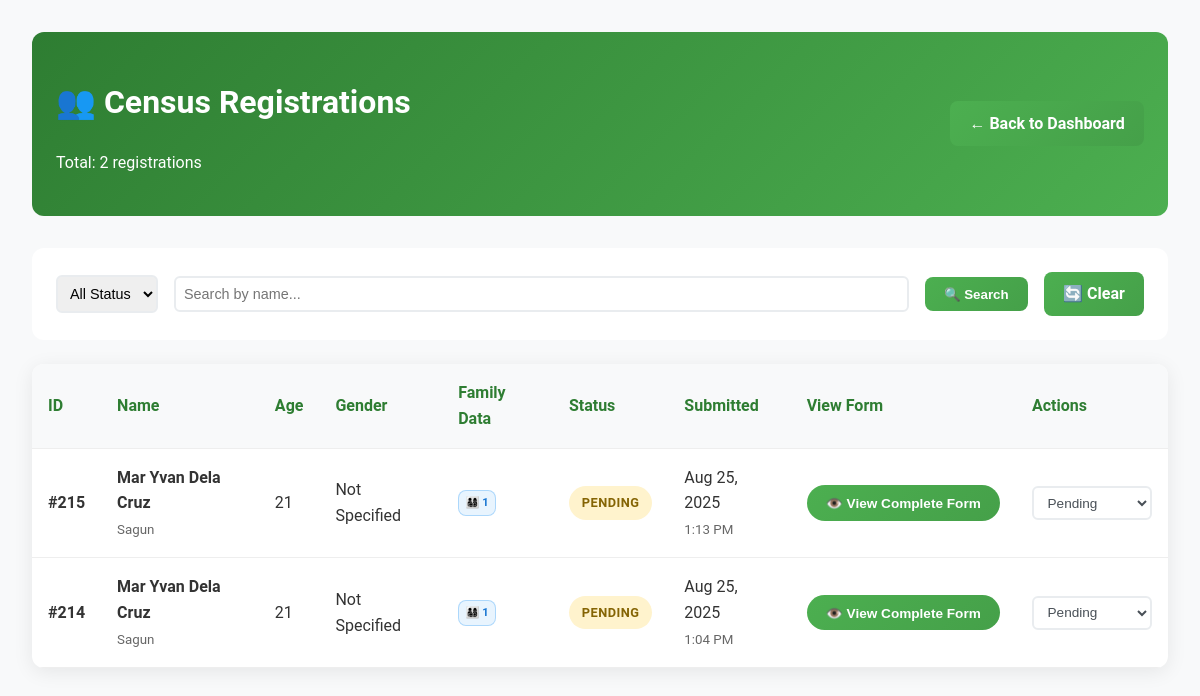
The app's page /admin/view-resident-registrations.php (signed in), older data.
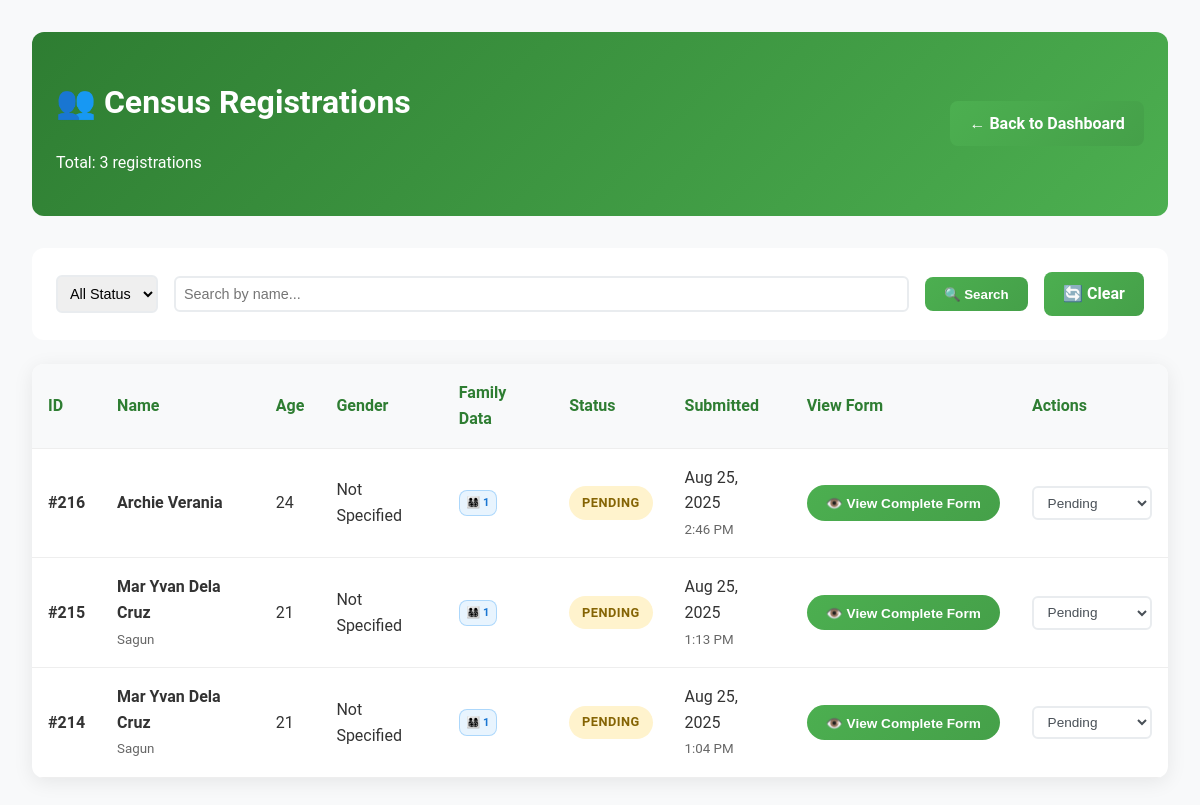
The same page, newer data.
### tables this page shows
CREATE TABLE `resident_registrations` (
  `id` int(11) NOT NULL,
  `first_name` varchar(100) NOT NULL,
  `middle_name` varchar(100) DEFAULT NULL,
  `last_name` varchar(100) NOT NULL,
  `birth_date` date NOT NULL,
  `age` int(11) NOT NULL,
  `civil_status` varchar(50) NOT NULL,
  `gender` varchar(20) NOT NULL,
  `contact_number` varchar(20) DEFAULT NULL,
  `email` varchar(255) DEFAULT NULL,
  `house_number` varchar(20) DEFAULT NULL,
  `pangkabuhayan` varchar(100) DEFAULT NULL,
  `submitted_at` timestamp NOT NULL DEFAULT current_timestamp(),
  `status` enum('pending','approved','rejected') DEFAULT 'pending',
  `land_ownership` varchar(100) DEFAULT NULL,
  `land_ownership_other` varchar(255) DEFAULT NULL,
  `house_ownership` varchar(100) DEFAULT NULL,
  `house_ownership_other` varchar(255) DEFAULT NULL,
  `farmland` varchar(100) DEFAULT NULL,
  `cooking_energy` varchar(100) DEFAULT NULL,
  `cooking_energy_other` varchar(255) DEFAULT NULL,
  `toilet_type` varchar(100) DEFAULT NULL,
  `toilet_type_other` varchar(255) DEFAULT NULL,
  `electricity_source` varchar(100) DEFAULT NULL,
  `electricity_source_other` varchar(255) DEFAULT NULL,
  `water_source` varchar(100) DEFAULT NULL,
  `water_source_other` varchar(255) DEFAULT NULL,
  `waste_disposal` varchar(100) DEFAULT NULL,
  `waste_disposal_other` varchar(255) DEFAULT NULL,
  `appliances` text DEFAULT NULL,
  `transportation` text DEFAULT NULL,
  `transportation_other` varchar(255) DEFAULT NULL,
  `business` text DEFAULT NULL,
  `business_other` varchar(255) DEFAULT NULL,
  `contraceptive` text DEFAULT NULL,
  `interviewer` varchar(255) DEFAULT NULL,
  `interviewer_title` varchar(255) DEFAULT NULL
);

### admin/view-resident-registrations.php (the view, shortened to what the changed rows need)
<?php
include '../includes/db_connect.php';
$page = max(1, (int)($_GET['page'] ?? 1));
$per_page = 10;
$offset = ($page - 1) * $per_page;
$where_conditions = [];
$params = [];
$where_clause = $where_conditions ? "WHERE " . implode(" AND ", $where_conditions) : "";
$count_sql = "SELECT COUNT(*) FROM resident_registrations $where_clause";
$count_stmt = $pdo->prepare($count_sql);
$count_stmt->execute($params);
$total_records = $count_stmt->fetchColumn();
$sql = "SELECT rr.*,
        (SELECT COUNT(*) FROM family_members fm WHERE fm.registration_id = rr.id) as family_count,
        (SELECT COUNT(*) FROM family_disabilities fd WHERE fd.registration_id = rr.id) as disability_count,
        (SELECT COUNT(*) FROM family_organizations fo WHERE fo.registration_id = rr.id) as organization_count
        FROM resident_registrations rr $where_clause ORDER BY submitted_at DESC LIMIT $per_page OFFSET $offset";
$stmt = $pdo->prepare($sql);
$stmt->execute($params);
$registrations = $stmt->fetchAll();
?>
<!DOCTYPE html>
<html lang="en">
<head>
    <link rel="stylesheet" href="../css/styles.css">
</head>
<body>
    <div class="admin-container">
        <div class="admin-header">
            <div>
                <h1>👥 Census Registrations</h1>
                <p>Total: <?php echo $total_records; ?> registrations</p>
            </div>
        </div>
        <div class="admin-table">
            <table>
                <thead>
                    <tr>
                        <th>ID</th>
                        <th>Name</th>
                        <th>Age</th>
                        <th>Gender</th>
                        <th>Family Data</th>
                        <th>Status</th>
                        <th>Submitted</th>
                        <th>View Form</th>
                        <th>Actions</th>
                    </tr>
                </thead>
                <tbody>
                    <?php foreach ($registrations as $reg): ?>
                    <tr>
                        <td><strong>#<?php echo $reg['id']; ?></strong></td>
                        <td>
                            <strong><?php echo htmlspecialchars($reg['first_name'] . ' ' . $reg['last_name']); ?></strong>
                            <?php if ($reg['middle_name']): ?>
                                <br><small style="color: #666;"><?php echo htmlspecialchars($reg['middle_name']); ?></small>
                            <?php endif; ?>
                        </td>
                        <td><?php echo $reg['age']; ?></td>
                        <td><?php echo htmlspecialchars($reg['gender']); ?></td>
                        <td>
                            <div class="family-data-summary">
                                <?php if ($reg['family_count'] > 0): ?>
                                    <span class="data-badge family-badge" title="<?php echo $reg['family_count']; ?> family member(s)">👨‍👩‍👧‍👦 <?php echo $reg['family_count']; ?></span>
                                <?php endif; ?>
                            </div>
                        </td>
                        <td>
                            <span class="status-badge status-<?php echo $reg['status']; ?>">
                                <?php echo ucfirst($reg['status']); ?>
                            </span>
                        </td>
                        <td>
                            <div><?php echo date('M j, Y', strtotime($reg['submitted_at'])); ?></div>
                            <small style="color: #666;"><?php echo date('g:i A', strtotime($reg['submitted_at'])); ?></small>
                        </td>
                        <td>
                            <button onclick="viewRegistrationDetails(<?php echo $reg['id']; ?>)" class="view-form-btn"
                                    title="View complete registration form including personal info, family members, disabilities, and organizations">
                                👁️ View Complete Form
                            </button>
                        </td>
                        <td>
                            <?php if ($reg['status'] === 'pending'): ?>
                            <form method="POST" style="margin: 0;">
                                <select name="status" class="action-select" onchange="this.form.submit()">
                                    <option value="pending" selected>Pending</option>
                                </select>
                            </form>
                            <?php else: ?>
                            <div class="action-select status-locked">
                                <?php echo ucfirst($reg['status']); ?> (Locked)
                            </div>
                            <?php endif; ?>
                        </td>
                    </tr>
                    <?php endforeach; ?>
                </tbody>
            </table>
        </div>
    </div>
</body>
</html>

Row changes from the older to the newer data that the page shows:
added resident_registrations: id "216", first_name+last_name "Archie Verania", age "24", gender "Not Specified", family_count "1", status "PENDING", submitted_at "Aug 25, 2025", submitted_at "2:46 PM"
Text that changed along with them:
$total_records: "2" → "3"
